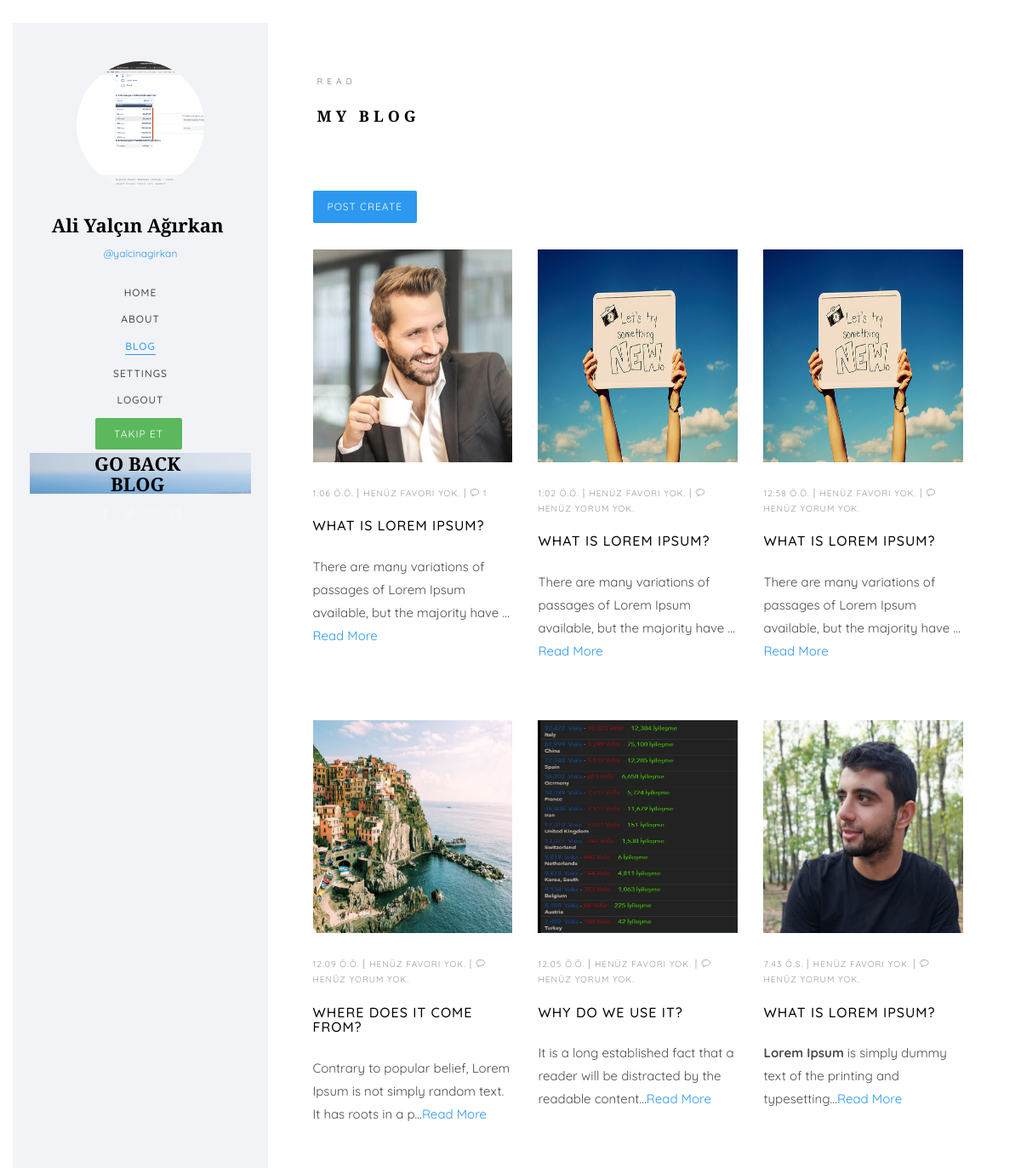
Screenshot of /auths/yalcinagirkan/ (signed in) with the database file from the repository.
### auths/models.py (models this page shows, shortened)
class UserProfile(models.Model):
    Cinsiyet = ((None, 'Cinsiyet'), ('diger', 'DİĞER'), ('erkek', 'ERKEK'), ('kadın', 'KADIN'))
    user = models.OneToOneField(User, null=True, blank=False, verbose_name='User', on_delete=models.CASCADE)
    bio = models.TextField(max_length=1000, verbose_name='Hakkımda', blank=True, null=True)
    profile_photo = models.ImageField(null=True, blank=True, verbose_name='Profil Fotoğrafı')
    dogum_tarihi = models.DateField(null=True, blank=True, verbose_name='Doğum Tarihi')
    cinsiyet = models.CharField(choices=Cinsiyet, blank=True, max_length=6, verbose_name='Cinsiyet')
    class Meta:
        verbose_name_plural = "Kullanici Profilleri"
    def get_screen_name(self):
        user = self.user
        if user.get_full_name():
            return user.get_full_name()
        return user.username
    def get_profile_photo(self):
        if self.profile_photo:
            print(self.profile_photo.url + "**************")
            return self.profile_photo.url
        return "/static/img/default_image.jpg"

### app/models.py (models this page shows, shortened)
class Product(models.Model):
    name = models.CharField(max_length=50, blank=True, null=True, verbose_name='Name:')
    user = models.ForeignKey(User, default=1, null=True, verbose_name='User', related_name='product',
                             on_delete=models.CASCADE)
    icerik = RichTextField(null=True, blank=False, max_length=5000, verbose_name="İçerik giriniz...")
    created_date = models.TimeField(auto_now_add=True, auto_now=False)
    image = models.ImageField(default='/img/default.jpg', upload_to=uplod_to, verbose_name='Image', blank=True)
    categorys = models.ManyToManyField(default='Elektronik',to=Category, blank=True)
    Subcategorys = models.ManyToManyField(to=Subcategory, blank=True)
    ProductTitles = models.ManyToManyField(to=ProductTitle, blank=True)
    unique_id = models.CharField(max_length=100, editable=True, null=True)
    slug = models.SlugField(null=True, unique=True, editable=False)
    def get_comment_count(self):
        yorum_sayisi = self.comment.count()
        if yorum_sayisi > 0:
            return yorum_sayisi
        return "Henüz yorum yok."
    def get_favori_count(self):
        fovori_sayisi = self.favorite.count()
        if fovori_sayisi > 0:
            return fovori_sayisi
        return "Henüz favori yok."
    class Meta:
        verbose_name_plural = 'Ürünler'
        ordering = ['-id']
    def get_image(self):
        if self.image:
            return self.image.url
        else:
            return '/img/default.jpg'

### auths/views.py (the view)
# urls.py: url(r'^(?P<username>[-\w]+)/$', view=user_profile, name='user_profile'),
@login_required
def user_profile(request, username):
    takip_ediyor_mu = False
    user = get_object_or_404(User, username=username)
    article_list = Product.objects.filter(user=user)
    takipci_ve_takip_edilen = Following.kullaniciyi_takip_edilenler_ve_takipciler(user)
    takipciler = takipci_ve_takip_edilen['takipciler']
    comments = len(Comment.objects.filter(user=user))
    takip_edilenler = takipci_ve_takip_edilen['takip_edilenler']
    if user != request.user:
        takip_ediyor_mu = Following.kullaniciyi_takip_ediyor_mu(follower=request.user, followed=user)
    return render(request, 'ProfileTemplate/articles.html',
                  context={'user': user,
                           'takipciler': takipciler,
                           'takip_edilenler': takip_edilenler,
                           'comments':comments,
                           'takip_ediyor_mu': takip_ediyor_mu,
                           'article_list': article_list,
                           'page': 'user_profile'
                           }
                  )

### following/models.py (called while the page is built)
    @classmethod
    def kullaniciyi_takip_edilenler_ve_takipciler(cls, user):
        data = {'takip_edilenler': 0, 'takipciler': 0}
        takip_edilenler = cls.objects.filter(follower=user).count()
        takipciler = cls.objects.filter(followed=user).count()
        data.update({'takip_edilenler': takip_edilenler, 'takipciler': takipciler})
        return data

### templates/ProfileTemplate/articles.html (shortened to what this page needs)
﻿{% extends 'ProfileTemplate/index.html' %}
{% load static %}
{% block content %}
<section class="colorlib-blog" data-section="blog">
    <div class="colorlib-narrow-content">
        <div class="row">
            <div class="col-md-6 col-md-offset-3 col-md-pull-3 animate-box" data-animate-effect="fadeInLeft">
                <span style="margin-left: 20px" class="heading-meta">Read</span>
                <h2 style="margin-left: 20px" class="colorlib-heading">My Blog</h2>
            </div>
        </div>
        {% if request.user == user %}
        <div class="row">
            <a style="margin-left: 30px"  class="btn py-3 px-4 btn-primary" href="{% url 'articlecreate'  %}"> POST CREATE</a>
        </div><br>
        {% endif %}
        {% for post in article_list %}
            <div class="col-md-4 col-sm-5 animate-box" data-animate-effect="">
                <div class="blog-entry">
                    <a href="{% url 'details' post.slug %}" class="blog-img"><img style="height: 250px;width:250px" src="{{ post.get_image }}" class="img-responsive" alt="HTML5 Bootstrap Template by colorlib.com"></a>
                    <div class="desc">
                        <span><small>{{ post.created_date }} </small> | <small> {{ post.get_favori_count}}  </a> </small> | <small> <i class="icon-bubble3"></i> {{post.get_comment_count}}</small></span>
                        <h3><a  title="{{post.name}}" href="{% url 'details' post.slug %}">{{post.name|truncatechars:25}}</a></h3>
                        <p>{{post.icerik|truncatechars:90|safe}}<a href="{% url 'details' post.slug %}" class="btn-custom">Read More </a></p>
                    </div>
                </div>
            </div>
        {% endfor %}
        </div>
    </div>
{% endblock %}

### templates/ProfileTemplate/index.html (shortened to what this page needs)
{% load static %}
<!DOCTYPE HTML>
<html>
<head>
    <link rel="stylesheet" href="{% static 'ProfileTemplate/css/animate.css' %}">
    <link rel="stylesheet" href="{% static 'ProfileTemplate/css/icomoon.css' %}">
    <link rel="stylesheet" href="{% static 'ProfileTemplate/css/bootstrap.css' %}">
    <link rel="stylesheet" href="{% static 'ProfileTemplate/css/flexslider.css' %}">
    <link rel="stylesheet" href="{% static 'ProfileTemplate/fonts/flaticon/font/flaticon.css' %}">
    <link rel="stylesheet" href="{% static 'ProfileTemplate/css/owl.carousel.min.css' %}">
    <link rel="stylesheet" href="{% static 'ProfileTemplate/css/owl.theme.default.min.css' %}">
    <link rel="stylesheet" href="{% static 'ProfileTemplate/css/style.css' %}">
</head>
<body>
<div id="colorlib-page">
    <div class="container-wrap">
        <aside id="colorlib-aside" role="complementary" class="border js-fullheight">
            <div class="text-center">
                <div class="author-img" style="background-image: url({{ user.userprofile.get_profile_photo }});"></div>
                <h1 id="colorlib-logo"><a href="index.html">{{ user.userprofile.get_screen_name }}</a></h1>
                <span class="position"><a href="#">@{{ user.username }}</a></span>
            </div>
            <nav id="colorlib-main-menu" role="navigation" >
                    <ul>
                        <li class="{% if request.path == '/home'  %}active{% endif %}"><a href="{% url 'home' %}">Home</a></li>
                        <li class="{% if request.path == '/auths/yalcinagirkan/about/'  %}active{% endif %}"><a href="{% url 'user_about' user.username %}">About</a></li>
                        <li class="{% if request.path == '/auths/yalcinagirkan/'  %}active{% endif %}"><a href="{% url 'user_profile' user.username%}" data-nav-section="blog">Blog</a></li>
                        <li class="{% if request.path == '/auths/settings/'  %}active{% endif %}"><a href="{% url 'user_settings' %}" data-nav-section="settings">Settings</a></li>
                        <li class=""><a href="{% url 'user_logout' %}" data-nav-section="settings">Logout</a></li>
                            <div>
                                <button takip_eden='{{ request.user.username }}' takip_edilen='{{ user.username }}'
                                        url="{% url 'kullanici_takip_et_cikar' %}" id="takip_et_cikar_button"
                                        class="btn btn-success btn-md">
                                    {% if takip_ediyor_mu %}
                                        Takipten Çıkar
                                    {% else %}
                                        Takip et
                                    {% endif %}
                                </button>
                            </div>
                    </ul>
                    <div class="colorlib-footer">
                            <h1  id="colorlib-logo" class="mb-4"><a href="{% url 'articles' %}" style="background-image: url({% static 'BlogTemplate/images/image_11.jpg' %});">GO BACK<span>BLOG</span></a></h1>
                    </div>
            </nav>
            <div class="colorlib-footer">
                <ul>
                    <li><a href="#"><i class="icon-facebook2"></i></a></li>
                    <li><a href="#"><i class="icon-twitter2"></i></a></li>
                    <li><a href="#"><i class="icon-instagram"></i></a></li>
                    <li><a href="#"><i class="icon-linkedin2"></i></a></li>
                </ul>
            </div>
        </aside>
        <div id="colorlib-main">
            {% block content %}
            {% endblock %}
        </div>
    </div>
</body>
</html>

### static/ProfileTemplate/css/icomoon.css (style rules this page uses)
[class^="icon-"], [class*=" icon-"] { font-family: 'icomoon' !important; speak: none; font-style: normal; font-weight: normal; font-variant: normal; text-transform: none; line-height: 1; -webkit-font-smoothing: antialiased; -moz-osx-font-smoothing: grayscale; }
.icon-bubble3:before { content: "\e914"; }
.icon-facebook2:before { content: "\eac0"; }
.icon-instagram:before { content: "\eac2"; }
.icon-twitter2:before { content: "\eac6"; }
.icon-linkedin2:before { content: "\eaf9"; }

### rows the page displays
Product: get_image (picture), created_date "1:06 Ö.Ö.", get_favori_count "HENÜZ FAVORI YOK.", get_comment_count "1", name "WHAT IS LOREM IPSUM?", icerik "There are many variations of passages of Lorem Ipsum available, but the majority have …"
Product: get_image (placeholder picture), created_date "1:02 Ö.Ö.", get_favori_count "HENÜZ FAVORI YOK.", get_comment_count "HENÜZ YORUM YOK.", name "WHAT IS LOREM IPSUM?", icerik "There are many variations of passages of Lorem Ipsum available, but the majority have …"
Product: get_image (placeholder picture), created_date "12:58 Ö.Ö.", get_favori_count "HENÜZ FAVORI YOK.", get_comment_count "HENÜZ YORUM YOK.", name "WHAT IS LOREM IPSUM?", icerik "There are many variations of passages of Lorem Ipsum available, but the majority have …"
Product: get_image (picture), created_date "12:09 Ö.Ö.", get_favori_count "HENÜZ FAVORI YOK.", get_comment_count "HENÜZ YORUM YOK.", name "WHERE DOES IT COME FROM?", icerik "Contrary to popular belief, Lorem Ipsum is not simply random text. It has roots in a p…"
Product: get_image (picture), created_date "12:05 Ö.Ö.", get_favori_count "HENÜZ FAVORI YOK.", get_comment_count "HENÜZ YORUM YOK.", name "WHY DO WE USE IT?", icerik "It is a long established fact that a reader will be distracted by the readable content…"
Product: get_image (picture), created_date "7:43 Ö.S.", get_favori_count "HENÜZ FAVORI YOK.", get_comment_count "HENÜZ YORUM YOK.", name "WHAT IS LOREM IPSUM?", icerik "Lorem Ipsum is simply dummy text of the printing and typesetting…"

### other values shown
{{ user.userprofile.get_screen_name }} "Ali Yalçın Ağırkan"
{{ user.username }} "yalcinagirkan"
